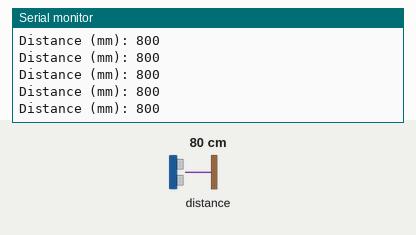
This sketch was run on a simulated Arduino Uno, built with avr-gcc and run on an emulated ATmega328P. On the bench: the last lines printed to the serial monitor. Inputs (shaded band) come from the test bench; at power-on: distance to the obstacle 80 cm.

Above: at 1.2 s.
1.3 s: distance to the obstacle set to 250 cm
At 1.61 s:
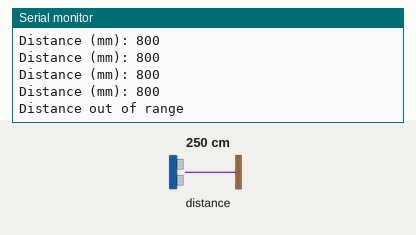
3.4 s: distance to the obstacle set to 2 cm
At 3.47 s:
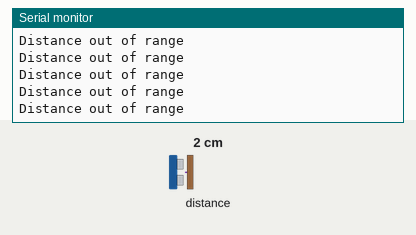

The sketch:

vl53l0x_test.ino
```cpp
#include <Wire.h>
#include <Adafruit_VL53L0X.h>

Adafruit_VL53L0X lox = Adafruit_VL53L0X();

void setup() {
  Serial.begin(115200);
  while (!Serial) {
    delay(10);
  }

  Serial.println("VL53L0X distance test booting...");
  Wire.begin();

  if (!lox.begin()) {
    Serial.println("VL53L0X not detected. Check wiring and power.");
    while (true) {
      delay(1000);
    }
  }

  Serial.println("VL53L0X ready.");
}

void loop() {
  VL53L0X_RangingMeasurementData_t measure;
  lox.rangingTest(&measure, false);

  if (measure.RangeStatus != 4) {
    Serial.print("Distance (mm): ");
    Serial.println(measure.RangeMilliMeter);
  } else {
    Serial.println("Distance out of range");
  }

  delay(200);
}
```

Measured:
- after the input at 1.3 s, the serial monitor: prints a new line after 0.13 s (image 1)
